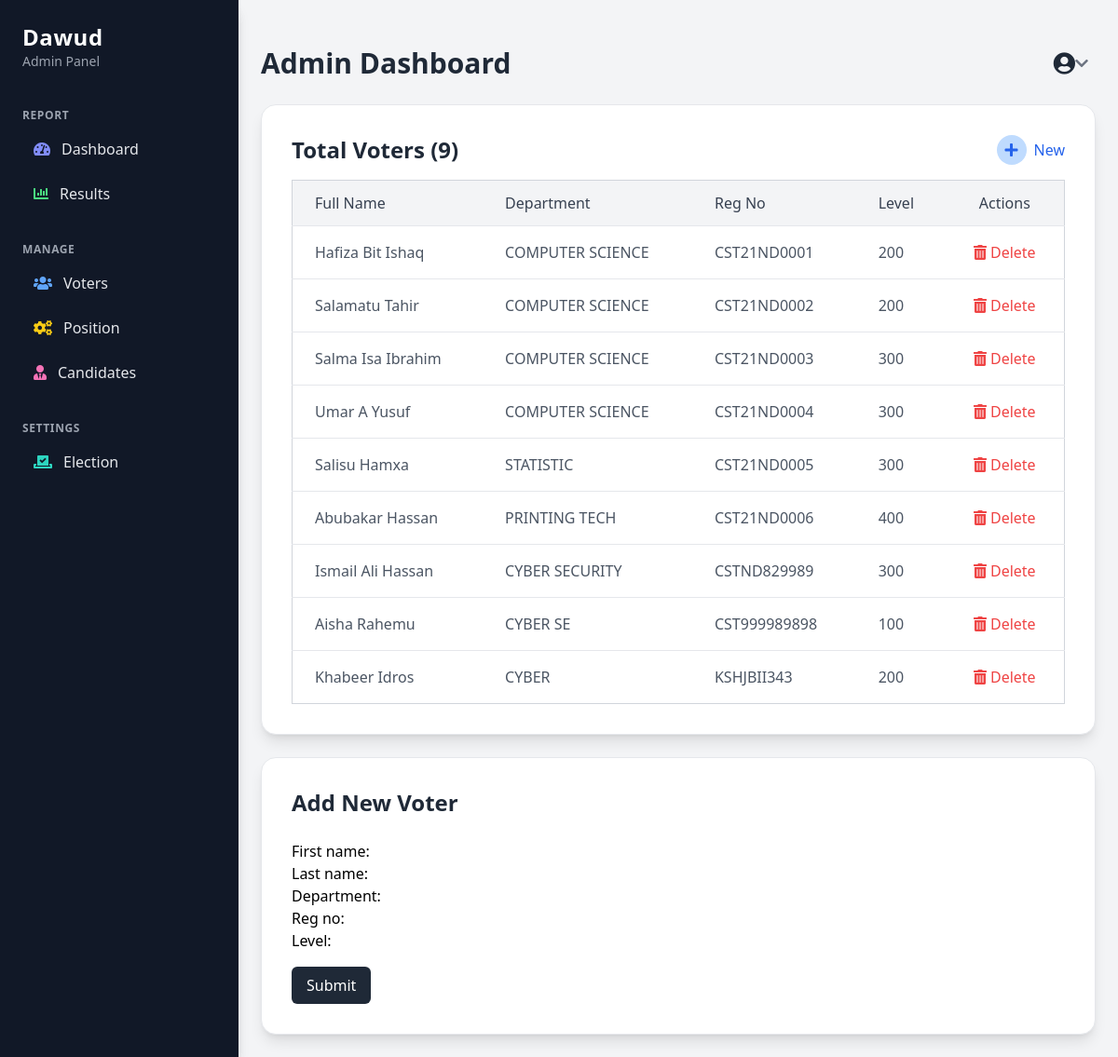
The app's page /voter (signed in), older data.
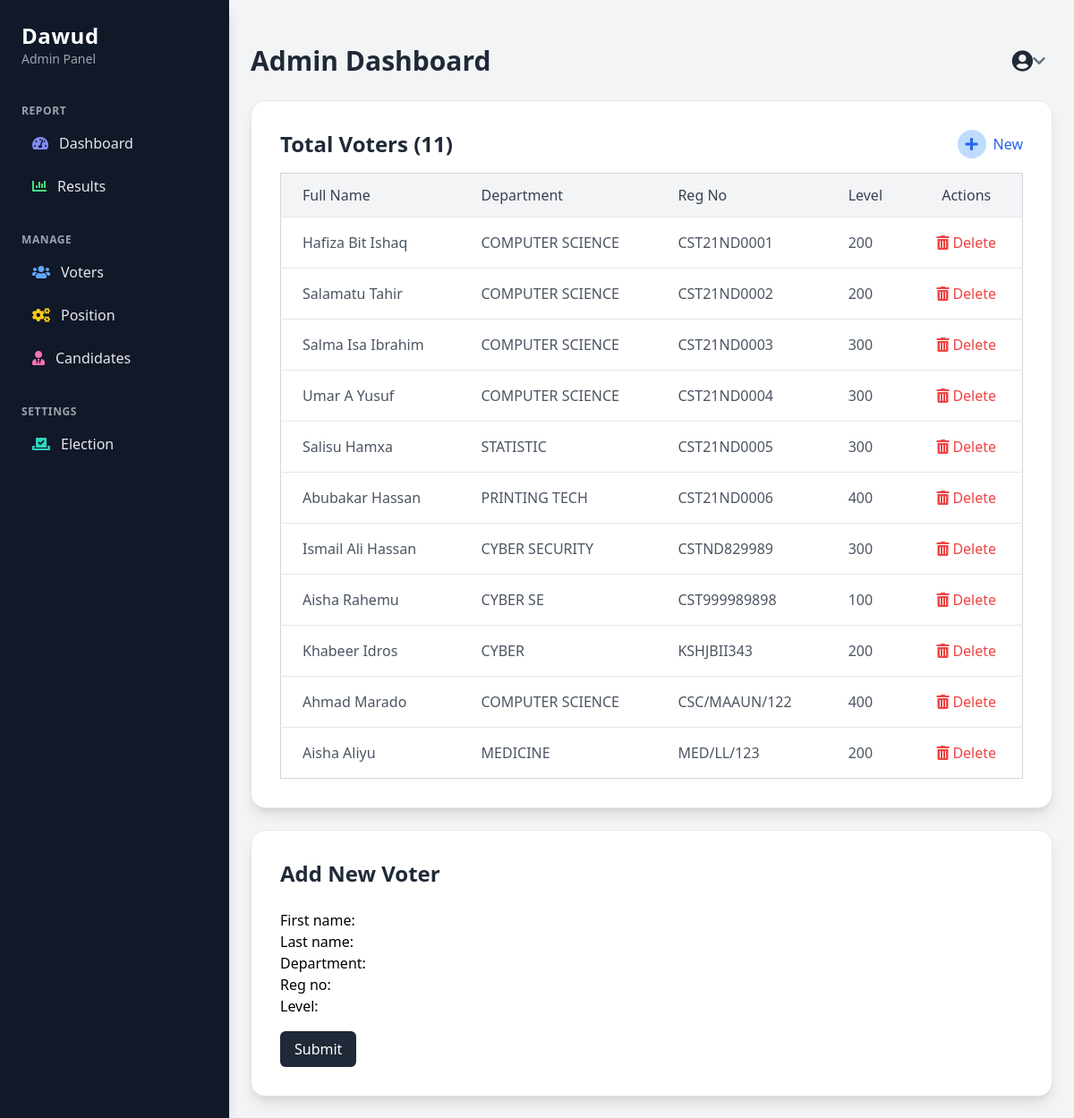
The same page, newer data.
### maaun/models.py (models this page shows, shortened)
class Voter(AbstractBaseUser):
    first_name = models.CharField(max_length=255)
    last_name = models.CharField(max_length=255)
    department = models.CharField(max_length=255)
    reg_no = models.CharField(max_length=15, unique=True)
    level = models.CharField(max_length=3)
    has_voted = models.BooleanField(default=False)  # Add this field
    created = models.DateTimeField(auto_now=True)
    USERNAME_FIELD = "reg_no"
    objects = VoterManager()

### maaun/views.py (the view, shortened to what this page needs)
# urls.py: path("voter", views.voters, name="voter"),
@login_required(login_url='my-login')
def voters(request):
    form = VoterForm()
    voters = Voter.objects.all()
    voter_count = Voter.objects.count()
    context = {"voters":voters ,
                "form": form,
                "voter_count":voter_count
                }
    return render(request, "maaun/voter.html", context)

### maaun/forms.py (shortened to what this page needs)
class VoterForm(forms.ModelForm):
    class Meta:
        model = Voter
        fields = ["first_name", "last_name", "department", "reg_no", "level"]

### maaun/templates/maaun/voter.html (shortened to what the changed rows need)
{% load static %}
{% load crispy_forms_tags tailwind_filters %}
<!DOCTYPE html>
<html lang="en">
<head>
    <script src="https://cdn.tailwindcss.com"></script>
    <link href="https://cdnjs.cloudflare.com/ajax/libs/font-awesome/6.0.0-beta3/css/all.min.css" rel="stylesheet">
</head>
<body class="bg-gray-100 flex">
    <div class="w-64 bg-gradient-to-b from-gray-900 to-gray-800 text-white p-6 min-h-screen fixed top-0 left-0 shadow-lg">
        {% include 'maaun/board-sidebar.html' %}
    </div>
    <div class="flex-1 ml-64 overflow-auto">
        <div class="max-w-7xl mx-auto p-6 space-y-6">
            {% include 'maaun/board-navbar.html' %}
            <div class="bg-white p-8 rounded-2xl shadow-lg border border-gray-200">
                <div class="flex justify-between items-center mb-4">
                    <h3 class="text-2xl font-semibold text-gray-800">Total Voters ({{ voter_count }})</h3>
                    <a href="#add-voter-form" class="inline-flex items-center text-blue-600 hover:underline">
                        <div class="rounded-full bg-blue-200 w-8 h-8 flex items-center justify-center mr-2">
                        </div>
                        <span class="font-medium">New</span>
                    </a>
                </div>
                <div class="overflow-auto">
                    <table class="w-full table-auto border border-gray-300 rounded-lg">
                        <thead class="bg-gray-100">
                            <tr>
                                <th class="px-6 py-3 text-left font-medium text-gray-700">Full Name</th>
                                <th class="px-6 py-3 text-left font-medium text-gray-700">Department</th>
                                <th class="px-6 py-3 text-left font-medium text-gray-700">Reg No</th>
                                <th class="px-6 py-3 text-left font-medium text-gray-700">Level</th>
                                <th class="px-6 py-3 text-center font-medium text-gray-700">Actions</th>
                            </tr>
                        </thead>
                        <tbody class="text-gray-600">
                            {% for voter in voters %}
                            <tr class="border-t hover:bg-gray-50">
                                <td class="px-6 py-4">{{ voter.first_name|title }} {{ voter.last_name|title }}</td>
                                <td class="px-6 py-4">{{ voter.department|upper }}</td>
                                <td class="px-6 py-4">{{ voter.reg_no|upper }}</td>
                                <td class="px-6 py-4">{{ voter.level }}</td>
                                <td class="px-6 py-4 text-center">
                                    <form method="post" action="{% url 'delete_item' model_name='voter' item_id=voter.id %}" onsubmit="return confirm('Delete this voter?');" class="inline-block">
                                        <button type="submit" class="inline-flex items-center text-red-500 hover:text-red-700 transition">
                                            <i class="fas fa-trash-alt mr-1"></i> Delete
                                        </button>
                                    </form>
                                </td>
                            </tr>
                            {% empty %}
                            <tr>
                                <td colspan="5" class="px-6 py-4 text-center text-gray-500">No voters found.</td>
                            </tr>
                            {% endfor %}
                        </tbody>
                    </table>
                </div>
            </div>
        </div>
    </div>
</body>
</html>

Row changes from the older to the newer data that the page shows:
added Voter: first_name "Ahmad", last_name "Marado", department "COMPUTER SCIENCE", reg_no "CSC/MAAUN/122", level "400"
added Voter: first_name "Aisha", last_name "Aliyu", department "MEDICINE", reg_no "MED/LL/123", level "200"
Text that changed along with them:
{{ voter_count }}: "9" → "11"
